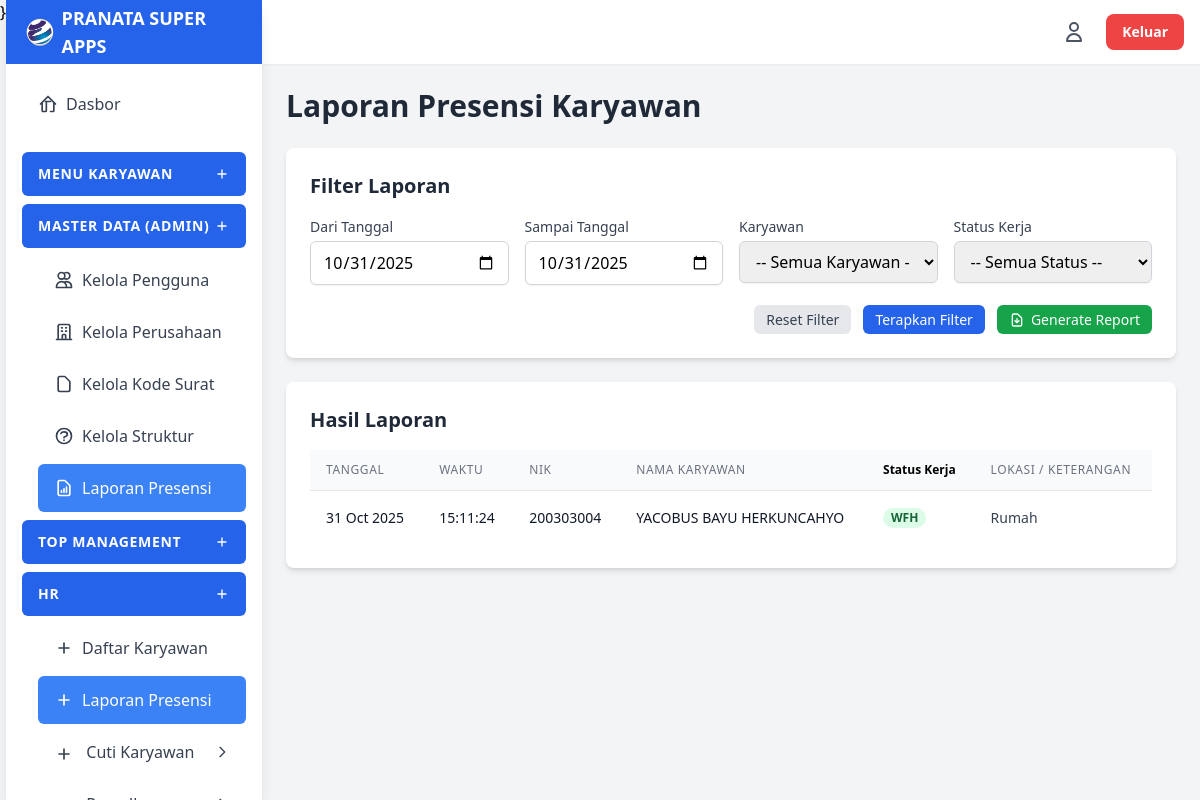
Screenshot of /modules/presensi/presensi_karyawan.php (signed in) with the database file from the repository.
### tables this page shows
CREATE TABLE `presensi` (
  `id` int(11) NOT NULL,
  `user_id` int(11) NOT NULL,
  `tanggal_presensi` date NOT NULL COMMENT 'Tanggal melakukan presensi',
  `waktu_presensi` datetime NOT NULL DEFAULT current_timestamp() COMMENT 'Waktu tombol presensi ditekan',
  `status_kerja` enum('WFO','Sakit','WFH','Dinas') NOT NULL COMMENT 'Keterangan Kerja Pilihan User',
  `lokasi_kerja` varchar(255) DEFAULT NULL COMMENT 'Lokasi WFO Pilihan User',
  `lokasi_wfh` text DEFAULT NULL COMMENT 'Lokasi WFH yang diinput User',
  `file_surat_sakit_path` varchar(255) DEFAULT NULL COMMENT 'Path relatif ke file surat sakit'
);

CREATE TABLE `users` (
  `id` int(11) NOT NULL,
  `nik` varchar(50) NOT NULL COMMENT 'Nomor Induk Karyawan',
  `password` varchar(255) NOT NULL COMMENT 'Gunakan password_hash() di PHP',
  `nama_lengkap` varchar(255) NOT NULL,
  `email` varchar(255) NOT NULL,
  `jenis_kelamin` enum('Laki-laki','Perempuan') DEFAULT NULL,
  `alamat` text DEFAULT NULL,
  `telepon` varchar(30) DEFAULT NULL,
  `no_ktp` varchar(50) DEFAULT NULL,
  `npwp` varchar(50) DEFAULT NULL,
  `status_perkawinan` varchar(20) DEFAULT NULL COMMENT 'Misal: TK/0, K/1, K/2, K/3',
  `pendidikan_terakhir` enum('Tidak Sekolah','SD','SMP','SMA/SMK','D1','D2','D3','S1','S2','S3') DEFAULT NULL,
  `jumlah_tanggungan` int(2) NOT NULL DEFAULT 0,
  `nama_jabatan` varchar(100) DEFAULT NULL,
  `pic` varchar(100) DEFAULT NULL,
  `id_direktorat` int(11) DEFAULT NULL,
  `id_divisi` int(11) DEFAULT NULL,
  `id_departemen` int(11) DEFAULT NULL,
  `id_section` int(11) DEFAULT NULL,
  `atasan_id` int(11) DEFAULT NULL COMMENT 'FK ke users.id (Atasan Langsung)',
  `tanggal_masuk` date DEFAULT NULL,
  `jumlah_cuti` int(5) DEFAULT 12,
  `penempatan_kerja` varchar(100) DEFAULT NULL,
  `status_karyawan` enum('PKWT','PKWTT','BOD','BOC','Freelance','OS','Magang','KHL') NOT NULL DEFAULT 'PKWT',
  `terakhir_cuti` date DEFAULT NULL,
  `expired_pkwt` date DEFAULT NULL,
  `bank_nama` varchar(100) DEFAULT NULL,
  `bank_rekening` varchar(100) DEFAULT NULL,
  `bank_atas_nama` varchar(255) DEFAULT NULL,
  `kontak_darurat_nama` varchar(255) DEFAULT NULL,
  `kontak_darurat_hubungan` varchar(100) DEFAULT NULL,
  `kontak_darurat_telepon` varchar(30) DEFAULT NULL,
  `tier` enum('Admin','Staf','Supervisor','Manager','Direksi','Komisaris','Pemegang Saham') NOT NULL,
  `app_akses` enum('Admin','HR','Legal','Finance','Top Management','Karyawan') NOT NULL DEFAULT 'Karyawan',
  `foto_profile_path` varchar(255) DEFAULT NULL,
  `created_at` timestamp NOT NULL DEFAULT current_timestamp()
);

### modules/presensi/presensi_karyawan.php (the view, shortened to what this page needs)
<?php
require '../../includes/header.php';
$errors = [];
$filter_tanggal_mulai = $_GET['tanggal_mulai'] ?? date('Y-m-d');
$filter_tanggal_selesai = $_GET['tanggal_selesai'] ?? date('Y-m-d');
$limit = 25;
$page = isset($_GET['halaman']) ? (int)$_GET['halaman'] : 1;
$offset = ($page - 1) * $limit;
$sql_base_from = "FROM presensi p JOIN users u ON p.user_id = u.id WHERE 1=1";
$params = [];
$types = "";
if (!empty($filter_tanggal_mulai)) {
    $sql_base_from .= " AND p.tanggal_presensi >= ?";
    $params[] = $filter_tanggal_mulai;
    $types .= "s";
}
if (!empty($filter_tanggal_selesai)) {
    $sql_base_from .= " AND p.tanggal_presensi <= ?";
    $params[] = $filter_tanggal_selesai;
    $types .= "s";
}
$presensi_data = [];
$sql_data = "SELECT p.*, u.nama_lengkap, u.nik
             $sql_base_from
             ORDER BY p.tanggal_presensi DESC, u.nama_lengkap ASC, p.waktu_presensi DESC
             LIMIT ? OFFSET ?";
$stmt_data = $conn->prepare($sql_data);
if ($stmt_data === false) {
    $errors[] = "Gagal mempersiapkan statement data: " . $conn->error;
} else {
    $params_data = $params;
    $params_data[] = $limit;
    $params_data[] = $offset;
    $types_data = $types . "ii";
    if (!empty($types_data)) {
        $stmt_data->bind_param($types_data, ...$params_data);
    }
    if ($stmt_data->execute()) {
        $result_data = $stmt_data->get_result();
        while ($row = $result_data->fetch_assoc()) {
            $presensi_data[] = $row;
        }
    } else {
        $errors[] = "Gagal mengeksekusi query data: " . $stmt_data->error;
    }
}
require '../../includes/sidebar.php';
?>
<main class="flex-1 overflow-x-hidden overflow-y-auto bg-gray-100 p-6">
    <h1 class="text-3xl font-bold text-gray-800 mb-6">Laporan Presensi Karyawan</h1>
    <div class="card mb-6 max-w-4xl">
        <form action="presensi_karyawan.php" method="GET" class="card-content" id="filterForm">
            <h3 class="text-xl font-semibold text-gray-800 mb-4">Filter Laporan</h3>
            <div class="grid grid-cols-1 md:grid-cols-2 lg:grid-cols-4 gap-4">
                <div>
                    <label for="tanggal_mulai" class="form-label">Dari Tanggal</label>
                    <input type="date" id="tanggal_mulai" name="tanggal_mulai"
                           class="form-input"
                           value="<?php echo htmlspecialchars($filter_tanggal_mulai); ?>" required>
                </div>
                <div>
                    <label for="tanggal_selesai" class="form-label">Sampai Tanggal</label>
                    <input type="date" id="tanggal_selesai" name="tanggal_selesai"
                           class="form-input"
                           value="<?php echo htmlspecialchars($filter_tanggal_selesai); ?>" required>
                </div>
                <div>
                    <label for="user_id" class="form-label">Karyawan</label>
                    <select id="user_id" name="user_id" class="form-input">
                        <option value="">-- Semua Karyawan --</option>
                    </select>
                </div>
                <div>
                    <label for="status_kerja" class="form-label">Status Kerja</label>
                    <select id="status_kerja" name="status_kerja" class="form-input">
                        <option value="">-- Semua Status --</option>
                    </select>
                </div>
            </div>
            <div class="flex justify-end items-center mt-5 space-x-3">
                <a href="presensi_karyawan.php" class="btn-primary-sm btn-secondary no-underline">Reset Filter</a>
                <button type="submit" class="btn-primary-sm bg-blue-600 hover:bg-blue-700">
                    Terapkan Filter
                </button>
                <button type="submit"
                        formaction="generate_report.php"
                        formmethod="GET"
                        class="btn-primary-sm bg-green-600 hover:bg-green-700 flex items-center no-underline">
                    Generate Report
                </button>
                </div>
        </form>
    </div>
    <div class="card">
        <div class="card-content">
            <h3 class="text-xl font-semibold text-gray-800 mb-4">Hasil Laporan</h3>
            <div class="overflow-x-auto">
                <table class="min-w-full divide-y divide-gray-200">
                    <thead class="bg-gray-50">
                        <tr>
                            <th scope="col" class="px-4 py-3 text-left text-xs font-medium text-gray-500 uppercase tracking-wider">Tanggal</th>
                            <th scope="col" class="px-4 py-3 text-left text-xs font-medium text-gray-500 uppercase tracking-wider">Waktu</th>
                            <th scope="col" class="px-4 py-3 text-left text-xs font-medium text-gray-500 uppercase tracking-wider">NIK</th>
                            <th scope="col" class="px-4 py-3 text-left text-xs font-medium text-gray-500 uppercase tracking-wider">Nama Karyawan</th>
                            <th scope="col" class="px-4 py-3 text-left text-xs font-m" text-gray-500 uppercase tracking-wider">Status Kerja</th>
                            <th scope="col" class="px-4 py-3 text-left text-xs font-medium text-gray-500 uppercase tracking-wider">Lokasi / Keterangan</th>
                        </tr>
                    </thead>
                    <tbody class="bg-white divide-y divide-gray-200">
                        <?php if (empty($presensi_data)): ?>
                            <tr>
                                <td colspan="6" class="px-4 py-4 text-center text-sm text-gray-500">
                                    Tidak ada data presensi yang ditemukan sesuai filter.
                                </td>
                            </tr>
                        <?php else: ?>
                            <?php foreach ($presensi_data as $data): ?>
                                <tr>
                                    <td class="px-4 py-4 whitespace-nowrap text-sm text-gray-900">
                                        <?php echo date('d M Y', strtotime($data['tanggal_presensi'])); ?>
                                    </td>
                                    <td class="px-4 py-4 whitespace-nowrap text-sm text-gray-900">
                                        <?php echo date('H:i:s', strtotime($data['waktu_presensi'])); ?>
                                    </td>
                                    <td class="px-4 py-4 whitespace-nowrap text-sm text-gray-900">
                                        <?php echo htmlspecialchars($data['nik']); ?>
                                    </td>
                                    <td class="px-4 py-4 whitespace-nowrap text-sm text-gray-900">
                                        <?php echo htmlspecialchars($data['nama_lengkap']); ?>
                                    </td>
                                    <td class="px-4 py-4 whitespace-nowrap text-sm">
                                        <?php
                                        $status = htmlspecialchars($data['status_kerja']);
                                        $color = 'bg-gray-100 text-gray-800';
                                        if ($status == 'WFH') $color = 'bg-green-100 text-green-800';
                                        echo "<span class='px-2 inline-flex text-xs leading-5 font-semibold rounded-full $color'>$status</span>";
                                        ?>
                                    </td>
                                    <td class="px-4 py-4 text-sm text-gray-700 max-w-xs truncate">
                                        <?php
                                        if ($data['status_kerja'] == 'WFO' && !empty($data['lokasi_kerja'])) {
                                            echo htmlspecialchars($data['lokasi_kerja']);
                                        } elseif ($data['status_kerja'] == 'WFH' && !empty($data['lokasi_wfh'])) {
                                            echo htmlspecialchars($data['lokasi_wfh']);
                                        } elseif ($data['status_kerja'] == 'Sakit') {
                                            echo 'Surat Sakit (Menunggu)';
                                        } elseif ($data['status_kerja'] == 'Dinas') {
                                            echo 'Perjalanan Dinas';
                                        } else {
                                            echo '-';
                                        }
                                        ?>
                                    </td>
                                </tr>
                            <?php endforeach; ?>
                        <?php endif; ?>
                    </tbody>
                </table>
            </div>
            </div>
    </div>
</main>
<?php
require '../../includes/footer.php';
?>

### includes/header.php (style rules this page uses)
.form-input { display: block; width: 100%; padding: 0.5rem 0.75rem; border: 1px solid #d1d5db; border-radius: 0.375rem; box-shadow: 0 1px 2px 0 rgba(0, 0, 0, 0.05); transition: border-color 0.2s ease-in-out, box-shadow 0.2s ease-in-out; }
.form-label { display: block; margin-bottom: 0.25rem; font-size: 0.875rem; font-weight: 500; color: #374151; }
.card { background-color: white; border-radius: 0.5rem; box-shadow: 0 4px 6px -1px rgba(0, 0, 0, 0.1), 0 2px 4px -1px rgba(0, 0, 0, 0.06); overflow: hidden; }
.card-content { padding: 1.5rem; }
.btn-primary-sm { padding: 0.25rem 0.75rem; font-size: 0.875rem; font-weight: 500; color: white; background-color: #3b82f6; border-radius: 0.375rem; transition: background-color 0.2s; text-decoration: none; }
.btn-secondary { background-color: #e5e7eb; color: #374151; }
.no-underline { text-decoration: none; }

### rows the page displays
presensi: tanggal_presensi "31 Oct 2025", waktu_presensi "15:11:24", user.nik "200303004", user.nama_lengkap "YACOBUS BAYU HERKUNCAHYO", status_kerja "WFH", lokasi_wfh "Rumah"

### other values shown
$title "MENU KARYAWAN MASTER DATA (ADMIN) TOP MANAGEMENT HR"
